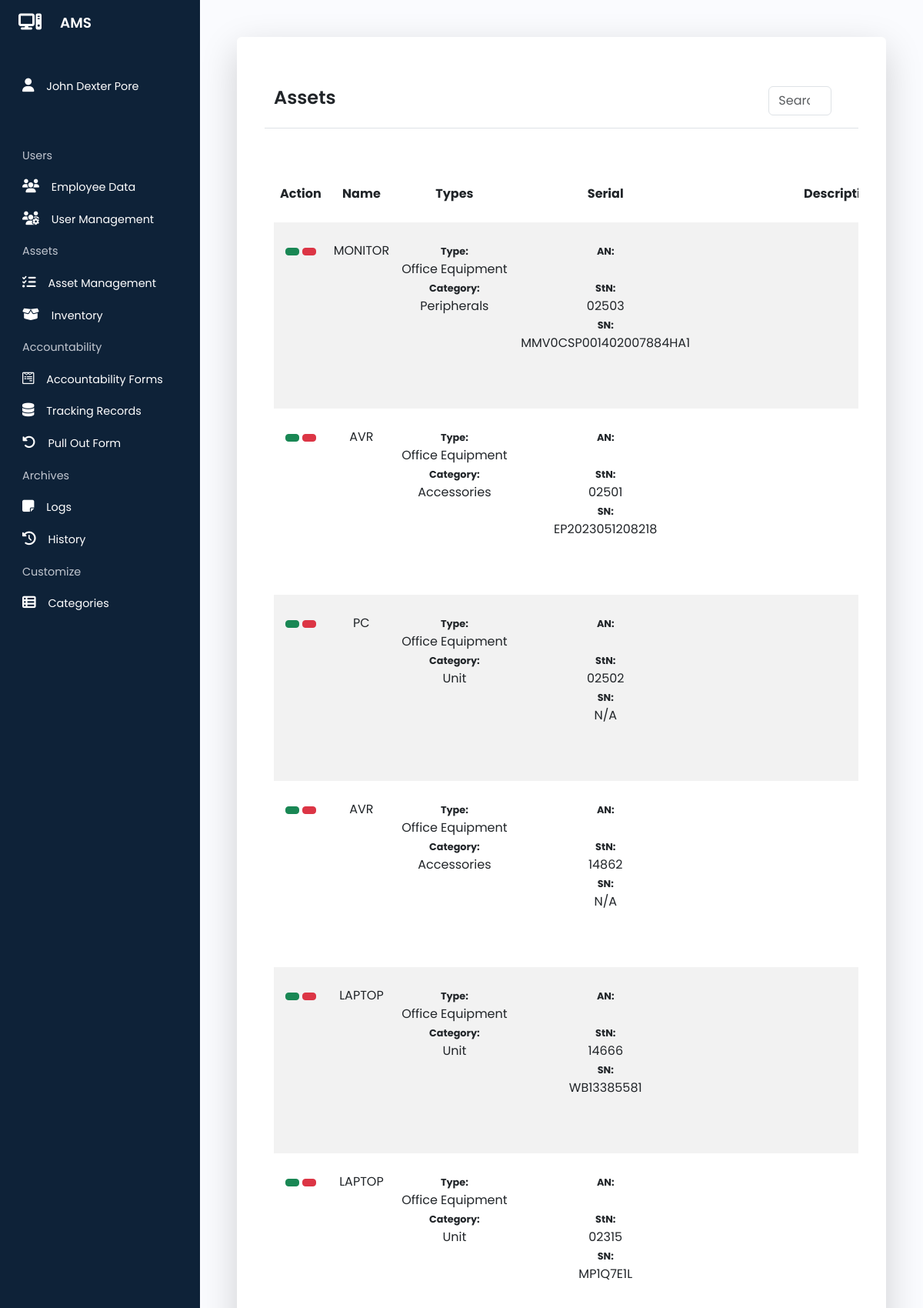
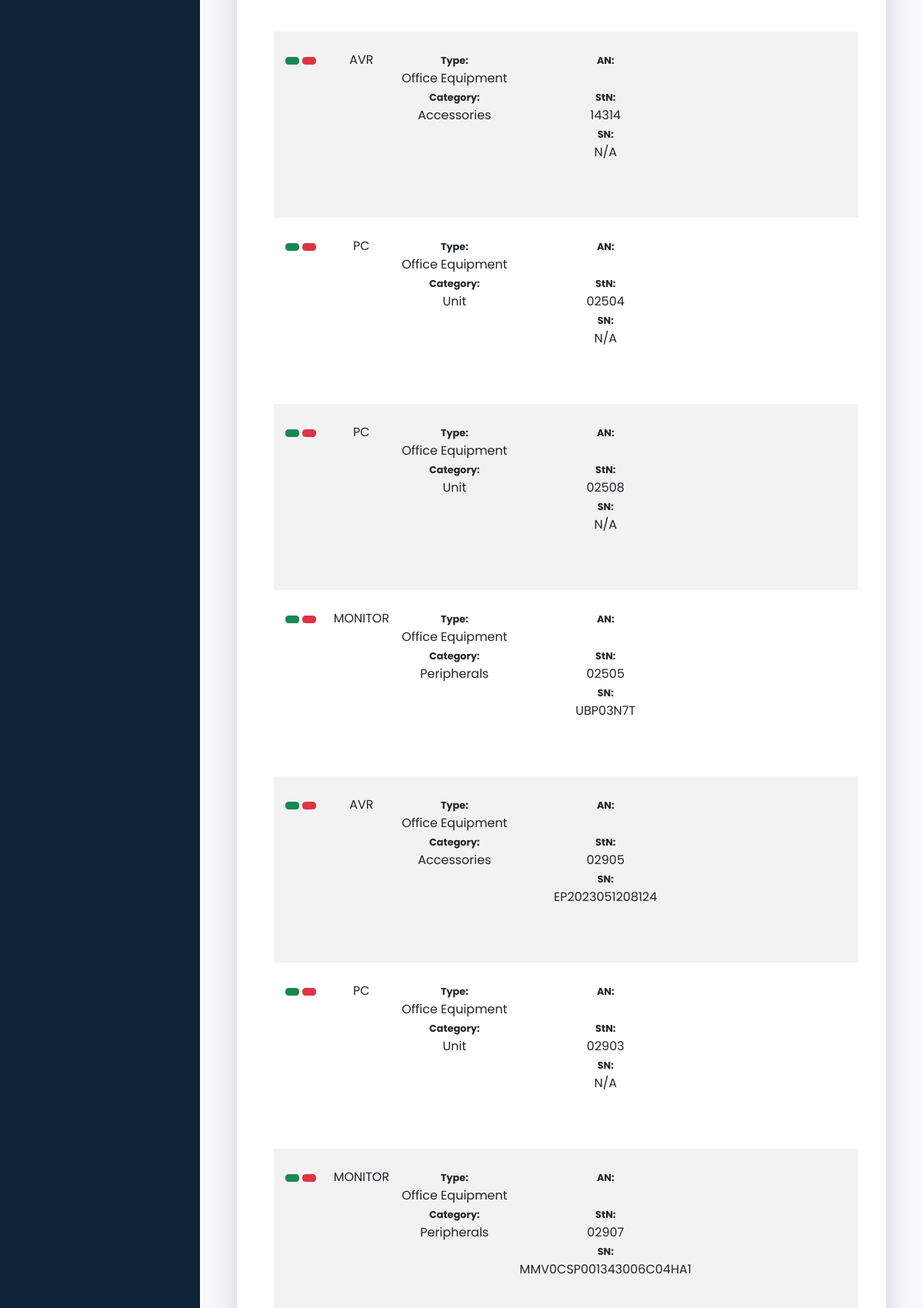
The app's page /pages/asset_management.php (signed in, upper part) with its own data (2 pictures, top to bottom).
### tables this page shows
CREATE TABLE `employee_data` (
  `id` int(200) NOT NULL,
  `employee_number` varchar(200) NOT NULL,
  `email` varchar(200) NOT NULL,
  `last_name` varchar(200) NOT NULL,
  `first_name` varchar(200) NOT NULL,
  `department` varchar(200) NOT NULL,
  `branch` varchar(200) NOT NULL,
  `location` varchar(200) NOT NULL,
  `designation` varchar(200) NOT NULL
);

CREATE TABLE `inventory` (
  `id` int(200) NOT NULL,
  `asset_number` varchar(200) NOT NULL,
  `asset_name` varchar(200) NOT NULL,
  `asset_type` varchar(200) NOT NULL,
  `asset_category` varchar(200) NOT NULL,
  `asset_serial_number` varchar(200) NOT NULL,
  `asset_sticker_number` varchar(200) NOT NULL,
  `asset_status` varchar(200) NOT NULL,
  `asset_condition` varchar(200) NOT NULL,
  `asset_description` varchar(200) NOT NULL,
  `asset_acquired_date` date NOT NULL,
  `asset_brand_model` varchar(200) NOT NULL,
  `asset_processor` varchar(200) NOT NULL,
  `asset_storage` varchar(200) NOT NULL,
  `asset_ram` varchar(200) NOT NULL,
  `asset_operating_system` varchar(200) NOT NULL,
  `asset_branch` varchar(200) NOT NULL,
  `date_time_encoded` datetime NOT NULL DEFAULT current_timestamp(),
  `asset_location` varchar(200) NOT NULL
);

### php/auto_redirect.php (called while the page is built, shortened)
<?php
include 'db_conn.php';
if (isset($_COOKIE['asset_management_user'])) {
    $user_email = $_COOKIE['asset_management_user'];
    $login_query = "SELECT * FROM user_data WHERE email = '$user_email'";
    $login_result = mysqli_query($conn, $login_query);
    $login_count = mysqli_num_rows($login_result);
    if ($login_count == 1) {
        $login_get_result = mysqli_fetch_assoc($login_result);
        $user_employee_number = $login_get_result['employee_number'];
        $get_name_query = "SELECT * FROM employee_data WHERE employee_number = '$user_employee_number'";
        $get_name_result = mysqli_query($conn, $get_name_query);
        $get_name_row = mysqli_fetch_assoc($get_name_result);
        $user_first_name = $get_name_row['first_name'];
        $user_last_name = $get_name_row['last_name'];
        $user_full_name = $user_first_name . ' ' . $user_last_name;
    } else {
        header("Location: /asset_management/index.php");
    }
} else {
    echo '<script>
                window.location.href = "/asset_management/index.php";
            </script>';
}
?>

### php/inventory_list.php (called while the page is built, shortened)
<?php
include 'db_conn.php';
include 'auto_redirect.php';
$inventory_query = "SELECT * FROM inventory";
$inventory_result = mysqli_query($conn, $inventory_query);
?>

### pages/asset_management.php (the view, shortened to what this page needs)
<?php
include '../php/field_list.php';
include '../php/inventory_list.php';
?>
<!DOCTYPE html>
<html lang="en">
<head>
    <link href="https://cdn.lineicons.com/4.0/lineicons.css" rel="stylesheet" />
    <link rel="stylesheet" href="https://cdnjs.cloudflare.com/ajax/libs/font-awesome/6.5.1/css/all.min.css"
 />
    <link href="https://cdn.jsdelivr.net/npm/bootstrap@5.3.0-alpha3/dist/css/bootstrap.min.css" rel="stylesheet"
>
    <link rel="stylesheet" href="../style/sidebar.css">
    <link rel="stylesheet" href="../style/table.css">
</head>
<body>
    <div class="wrapper">
        <?php include 'sidebar.php'; ?>
        <div class="main p-5" style="height: 100vh">
            <div class="container-fluid shadow-lg bg-body rounded p-5 h-100">
                <div class="border-bottom row align-items-center mb-5 py-3">
                    <div class="col-6">
                        <h1>Assets</h1>
                    </div>
                    <div class="col-4 text-end">
                        <button type="button" class="btn btn-tool" data-bs-toggle="modal"
                            data-bs-target="#add_asset_modal">
                        </button>
                    </div>
                    <div class="col-2">
                        <?php include 'search_bar.php'; ?>
                    </div>
                </div>
                <div class="row h-75 overflow-auto">
                    <div class="col-12">
                        <table id="table" class="table table-borderless table-striped">
                            <thead class="sticky">
                                <tr>
                                    <th scope="col">Action</th>
                                    <th scope="col">Name</th>
                                    <th scope="col">Types</th>
                                    <th scope="col">Serial</th>
                                    <th scope="col">Description</th>
                                </tr>
                            </thead>
                            <tbody>
                                <?php
                                foreach ($inventory_result as $inventory_result_row) {
                                    echo '<tr>';
                                    echo '<td>
                                            <button type="button" class="btn btn-success btn-sm" onclick="edit_asset(\'' . $inventory_result_row['id'] . '\')" data-bs-toggle="modal"
                                                data-bs-target="#edit_asset_modal">
                                                <i class="lni lni-pencil"></i>
                                            </button>
                                            <a href="../php/delete.php?delete_asset=' . $inventory_result_row['id'] . '" onclick="return confirm(\'Delete asset?\')" class="btn btn-danger btn-sm">
                                                <i class="lni lni-trash-can"></i>
                                            </a>
                                        </td>';
                                    echo "<td>" . $inventory_result_row['asset_name'] . "</td>";
                                    echo "<td><strong style='font-size: 0.8em;'>Type:</strong><br>" . $inventory_result_row['asset_type'] . "<br><strong style='font-size: 0.8em;'>Category:</strong><br>" . $inventory_result_row['asset_category'] . "</td>";
                                    echo "<td><strong style='font-size: 0.8em;'>AN:</strong><br>" . $inventory_result_row['asset_number'] . "<br><strong style='font-size: 0.8em;'>StN:</strong><br>" . $inventory_result_row['asset_sticker_number'] . "<br><strong style='font-size: 0.8em;'>SN:</strong><br>" . $inventory_result_row['asset_serial_number'] . "</td>";
                                    echo "<td>" . $inventory_result_row['asset_description'] . "</td>";
                                    echo '</tr>';
                                }
                                ?>
                            </tbody>
                        </table>
                    </div>
                </div>
            </div>
        </div>
    </div>
</body>
</html>

### pages/sidebar.php (shortened to what this page needs)
<aside id="sidebar" class="expand">
    <div class="d-flex">
        <button class="toggle-btn" type="button">
            <i class="fa-solid fa-computer"></i>
        </button>
        <div class="sidebar-logo">
            <a href="#">AMS</a>
        </div>
    </div>
    <ul class="sidebar-nav">
        <li class="sidebar-item mb-5">
            <a class="sidebar-link">
                <i class="fa-solid fa-user"></i>
                <span>
                    <?php echo $user_full_name ?>
                </span>
            </a>
        </li>
        <li class="sidebar-item">
            <a class="sidebar-caption">
                <span>Users</span>
            </a>
        </li>
        <li class="sidebar-item">
            <a href="employee_data.php" class="sidebar-link">
                <i class="fa-solid fa-users"></i>
                <span>Employee Data</span>
            </a>
        </li>
        <li class="sidebar-item">
            <a href="user_management.php" class="sidebar-link">
                <i class="fa-solid fa-users-gear"></i>
                <span>User Management</span>
            </a>
        </li>
        <li class="sidebar-item">
            <a class="sidebar-caption">
                <span>Assets</span>
            </a>
        </li>
        <li class="sidebar-item">
            <a href="asset_management.php" class="sidebar-link">
                <i class="fa-solid fa-list-check"></i>
                <span>Asset Management</span>
            </a>
        </li>
        <li class="sidebar-item">
            <a href="inventory.php" class="sidebar-link">
                <i class="fa-solid fa-box-open"></i>
                <span>Inventory</span>
            </a>
        </li>
        <li class="sidebar-item">
            <a class="sidebar-caption">
                <span>Accountability</span>
            </a>
        </li>
        <li class="sidebar-item">
            <a href="accountability_forms.php" class="sidebar-link">
                <i class="fa-brands fa-wpforms"></i>
                <span>Accountability Forms</span>
            </a>
        </li>
        <li class="sidebar-item">
            <a href="tracking_records.php" class="sidebar-link">
                <i class="fa-solid fa-database"></i>
                <span>Tracking Records</span>
            </a>
        </li>
        <li class="sidebar-item">
            <a href="print_pull_out.php" class="sidebar-link">
                <i class="fa-solid fa-rotate-left"></i>
                <span>Pull Out Form</span>
            </a>
        </li>
        <li class="sidebar-item">
            <a class="sidebar-caption">
                <span>Archives</span>
            </a>
        </li>
        <li class="sidebar-item">
            <a href="logs.php" class="sidebar-link">
                <i class="fa-solid fa-note-sticky"></i>
                <span>Logs</span>
            </a>
        </li>
        <li class="sidebar-item">
            <a href="history.php" class="sidebar-link">
                <i class="fa-solid fa-clock-rotate-left"></i>
                <span>History</span>
            </a>
        </li>
        <li class="sidebar-item">
            <a class="sidebar-caption">
                <span>Customize</span>
            </a>
        </li>
        <li class="sidebar-item">
            <a href="categories.php" class="sidebar-link">
                <i class="fa-solid fa-table-list"></i>
                <span>Categories</span>
            </a>
        </li>
    </ul>
</aside>

### style/sidebar.css (style rules this page uses)
a { text-decoration: none; }
li { list-style: none; }
h1 { font-weight: 600; font-size: 1.5rem; }
body { font-family: "Poppins", sans-serif; min-height: 100vh; height: 100vh; width: 100%; overflow: auto; }
.wrapper { display: flex; }
.main { min-height: 100vh; height: 100vh !important; width: 100%; overflow: auto; transition: all 0.35s ease-in-out; background-color: #fafbfe; display: flex; flex-direction: column; }
#sidebar { width: 70px; min-width: 70px; z-index: 1000; transition: all 0.25s ease-in-out; background-color: #0e2238; display: flex; flex-direction: column; }
#sidebar.expand { width: 260px; min-width: 260px; }
.toggle-btn { background-color: transparent; cursor: pointer; border: 0; padding: 1rem 1.5rem; }
.toggle-btn i { font-size: 1.5rem; color: #fff; }
.sidebar-logo { margin: auto 0; }
.sidebar-logo a { color: #fff; font-size: 1.15rem; font-weight: 600; }
#sidebar a.sidebar-link span, #sidebar a.sidebar-caption span { transition: opacity 0.25s ease-in-out, width 0.5s ease-in-out; opacity: 0; width: 0; }
#sidebar.expand a.sidebar-link span, #sidebar.expand a.sidebar-caption span { opacity: 1; width: auto; }
.sidebar-nav { padding: 2rem 0; flex: 1 1 auto; overflow-y: auto; height: 30vh; }
a.sidebar-link { padding: 0.625rem 1.625rem; color: #fff; display: block; font-size: 0.9rem; white-space: nowrap; border-left: 3px solid transparent; }
a.sidebar-caption { padding: 0.625rem 1.625rem; color: #c2c7d0; display: block; font-size: 0.9rem; white-space: nowrap; border-left: 3px solid transparent; }
.sidebar-link i, .sidebar-caption i { font-size: 1.1rem; margin-right: 0.75rem; }
.sidebar-item { position: relative; }
.main { animation: fadeIn 0.5s ease-in-out; }
.sidebar-nav { scrollbar-width: none; }

### style/table.css (style rules this page uses)
.table td, .table th { text-align: center; margin-top: 0%; white-space: nowrap; background-color: white; padding-top: 25px; padding-bottom: 25px; }
.sticky { position: sticky; top: 0; background-color: white; z-index: 1; }

### pages/asset_management.php (style rules this page uses)
.main { animation: revealDown 0.5s ease-in-out; }

### records on screen
employee_data: user_full_name "John Dexter Pore"
inventory: asset_name "MONITOR", asset_type "Office Equipment", asset_category "Peripherals", asset_sticker_number "02503", asset_serial_number "MMV0CSP001402007884HA1"
inventory: asset_name "AVR", asset_type "Office Equipment", asset_category "Accessories", asset_sticker_number "02501", asset_serial_number "EP2023051208218"
inventory: asset_name "PC", asset_type "Office Equipment", asset_category "Unit", asset_sticker_number "02502", asset_serial_number "N/A"
inventory: asset_name "AVR", asset_type "Office Equipment", asset_category "Accessories", asset_sticker_number "14862", asset_serial_number "N/A"
inventory: asset_name "LAPTOP", asset_type "Office Equipment", asset_category "Unit", asset_sticker_number "14666", asset_serial_number "WB13385581"
inventory: asset_name "LAPTOP", asset_type "Office Equipment", asset_category "Unit", asset_sticker_number "02315", asset_serial_number "MP1Q7E1L"
inventory: asset_name "AVR", asset_type "Office Equipment", asset_category "Accessories", asset_sticker_number "14314", asset_serial_number "N/A"
inventory: asset_name "PC", asset_type "Office Equipment", asset_category "Unit", asset_sticker_number "02504", asset_serial_number "N/A"
inventory: asset_name "PC", asset_type "Office Equipment", asset_category "Unit", asset_sticker_number "02508", asset_serial_number "N/A"
inventory: asset_name "MONITOR", asset_type "Office Equipment", asset_category "Peripherals", asset_sticker_number "02505", asset_serial_number "UBP03N7T"
inventory: asset_name "AVR", asset_type "Office Equipment", asset_category "Accessories", asset_sticker_number "02905", asset_serial_number "EP2023051208124"
inventory: asset_name "PC", asset_type "Office Equipment", asset_category "Unit", asset_sticker_number "02903", asset_serial_number "N/A"
inventory: asset_name "MONITOR", asset_type "Office Equipment", asset_category "Peripherals", asset_sticker_number "02907", asset_serial_number "MMV0CSP001343006C04HA1"
